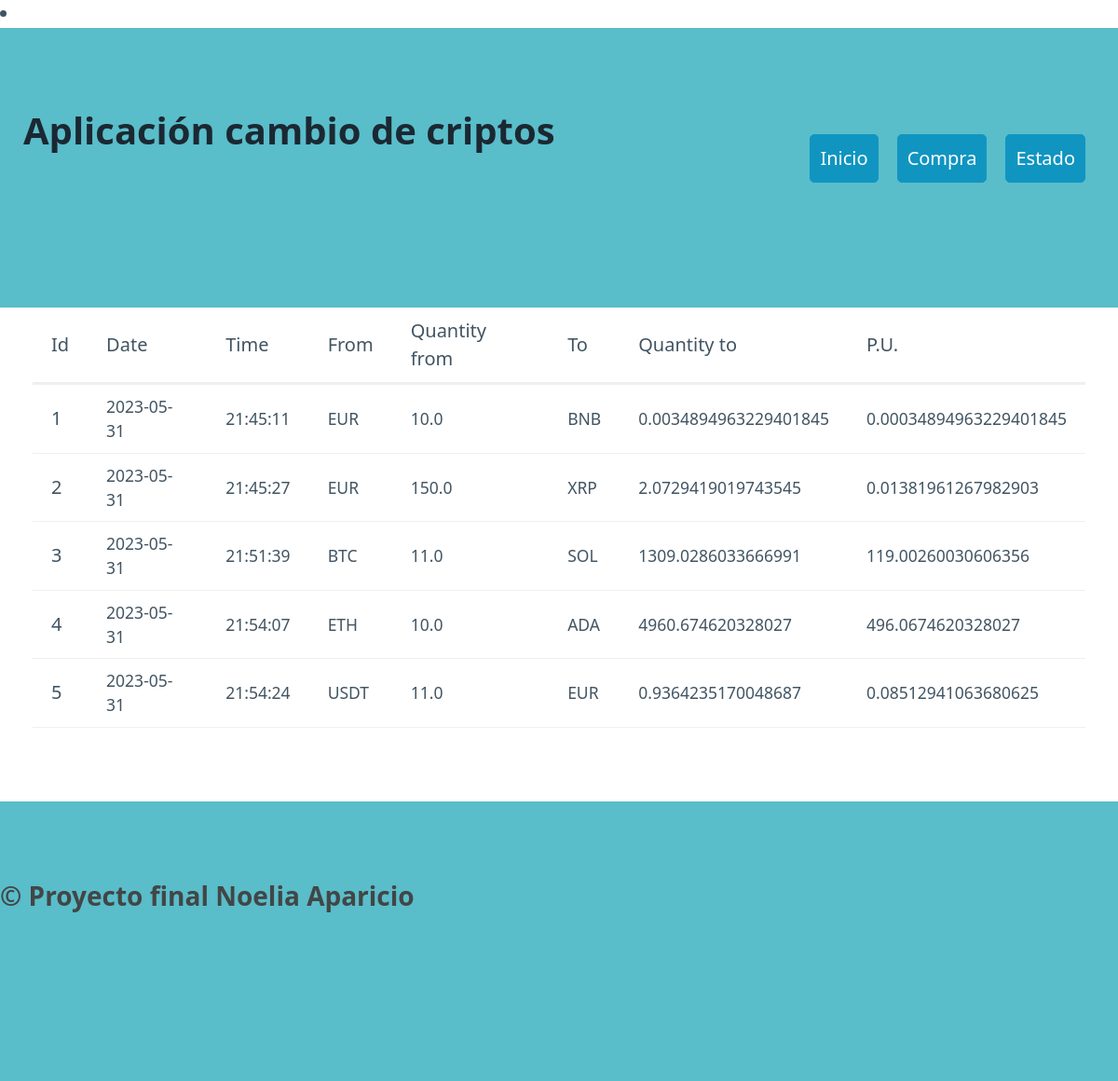
Before: / with the older database file.
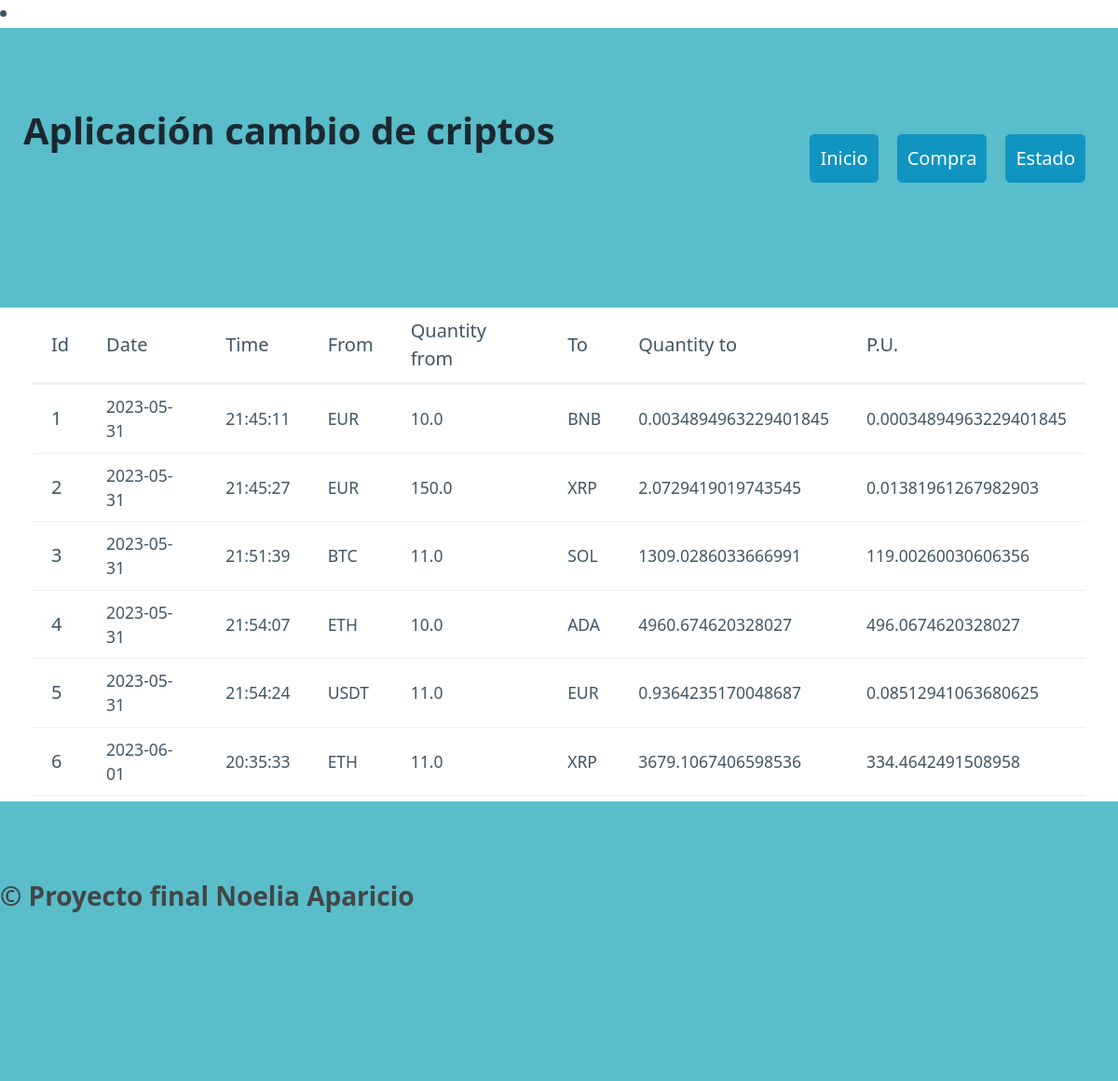
After: the same page with the newer database file.
### tables this page shows
CREATE TABLE "mov_criptos" (
	"id"	INTEGER,
	"date"	TEXT NOT NULL,
	"time"	TEXT NOT NULL,
	"mfrom"	TEXT NOT NULL,
	"quantity_from"	REAL NOT NULL,
	"mto"	TEXT NOT NULL,
	"quantity_to"	REAL NOT NULL,
	PRIMARY KEY("id" AUTOINCREMENT)
);

### flask_classic/routes.py (the view)
@app.route("/")
def index():
    dic_index = conexion_base()
    print(dic_index)
    no_data = False
    if not dic_index:
        no_data = True
        return render_template ("index.html", datos=dic_index, sin_data = no_data)
    else:
        return render_template ("index.html", datos=dic_index)

### flask_classic/models.py (called while the page is built)
def conexion_base(): #aqui hacemos la conexion con la base de datos
    conectar = Conexion ("SELECT * FROM mov_criptos;")
    fila = conectar.res.fetchall()
    columna = conectar.res.description
    li_diccionario=[]
    if fila:
        for f in fila:
            diccionario = {}
            posicion = 0
            for c in columna:
                diccionario[c[0]] = f[posicion]
                posicion += 1
            li_diccionario.append(diccionario)
    conectar.con.close() #cerramos la query
    return li_diccionario

### flask_classic/templates/index.html (shortened to what this page needs)
{% extends "base.html" %}
{% block section %}
    <div class="container" id="tabla">
        <table>
            <thead>
              <tr>
                <th scope="col">Id</th>
                <th scope="col">Date</th>
                <th scope="col">Time</th>
                <th scope="col">From</th>
                <th scope="col">Quantity from</th>
                <th scope="col">To</th>
                <th scope="col">Quantity to</th>
                <th scope="col">P.U.</th>
              </tr>
            </thead>
            <tbody>
                {% for item in datos %}
                    <tr>
                        <th>{{item.id}}</th>
                        <td>{{item.date}}</td>
                        <td>{{item.time}}</td>
                        <td>{{item.mfrom}}</td>
                        <td>{{item.quantity_from}}</td>
                        <td>{{item.mto}}</td>
                        <td>{{item.quantity_to}}</td>
                        <td>{{item.quantity_to/item.quantity_from}}</td>
                    </tr>
                {% endfor %}
            </tbody>
        </table>
    </div>
{% endblock %}

### flask_classic/templates/base.html (shortened to what this page needs)
<!DOCTYPE html>
<html lang="en">
<head>
    <link rel="stylesheet" href="/static/pico.css">
    <link rel="stylesheet" href="/static/styles.css">
    <li><link rel="stylesheet" href="https://fonts.googleapis.com/css2?family=Material+Symbols+Outlined:opsz,wght,FILL,GRAD@48,400,0,0" /></li>
</head>
<body>
    <header>
        <div class="container">
            <nav>
                <ul>
                    <h1>Aplicación cambio de criptos</h1>
                </ul>
                <ul>
                    <li><a href="/" role="button">Inicio</a></li>
                    <li><a href="/purchase" role="button">Compra</a></li>
                    <li><a href="/status" role="button">Estado</a></li>
                </ul>
            </nav>
        </div>
    </header>
    <section class="container">
        {% block section %}
        {% endblock %}
    </section>
    <footer>
            &copy; Proyecto final Noelia Aparicio
    </footer>

### flask_classic/static/styles.css (style rules this page uses)
header, footer { background-color: #5abdca; color: #424646; font-size: 1.4em; font-weight: bold; height: 300px; }
body { min-height: 100vh; display: grid; grid-template-rows: auto auto 1fr auto; margin: 0; }
#tabla { height: 450px; }

Changed rows visible on the page:
added mov_criptos: id "6", date "2023-06-01", time "20:35:33", mfrom "ETH", quantity_from "11.0", mto "XRP", quantity_to "3679.1067406598536", item.quantity_to/item.quantity_from "334.4642491508958"
